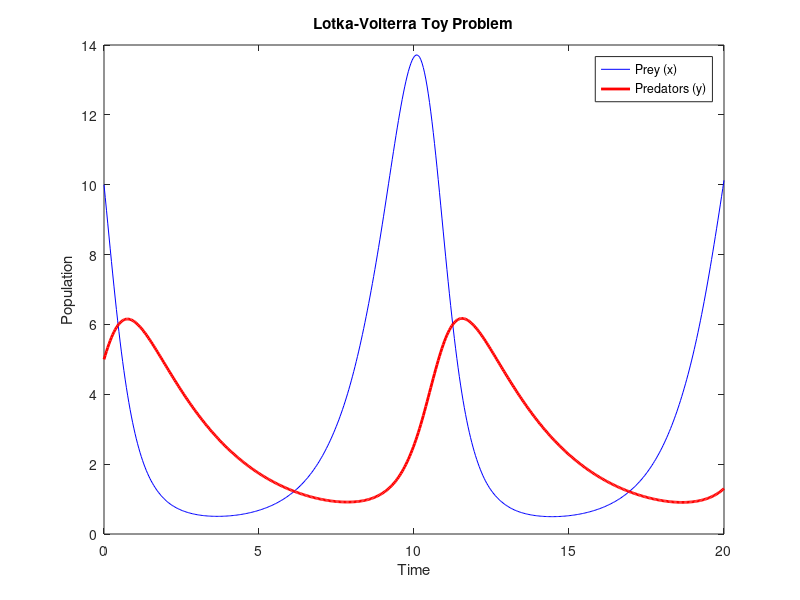

This figure's MATLAB source: (Note: this script raises an error after producing the figure.)
%% 2D nonlinear

%This file was taken and modified from C:\Users\chorc\GP_and_SINDy\EnsembleSINDy\SINDY\main_runLotkaVolterra.m

clear all
close all
clc

% x is prey and y is pred
% x' = ax - bxy
% y' = dxy - gy

% Parameters
a = 1.1; b = 0.4;
d = 0.1; g = 0.4;
params = [a, b, d, g];

% Time span and initial conditions [Prey, Predators]
tspan = linspace(0, 20, 500);
y0 = [10, 5]; 

% Solve the system
[t, sol] = ode45(@(t, y) [params(1)*y(1) - params(2)*y(1)*y(2); ...
                          params(3)*y(1)*y(2) - params(4)*y(2)], tspan, y0);

% Plot the "Analytical Truth"
plot(t, sol(:,1), 'b', t, sol(:,2), 'r', 'LineWidth', 2);
legend('Prey (x)', 'Predators (y)');
xlabel('Time'); ylabel('Population');
title('Lotka-Volterra Toy Problem');



%% Creating sample for Ensemble SINDy
% --- 1. Generate Clean Data ---
t_sampled = linspace(0, 20, 21); % 21 points to get dt=1
y0 = [10, 5]; 
[~, sol_clean] = ode45(@(t, y) [params(1)*y(1) - params(2)*y(1)*y(2); ...
                                  params(3)*y(1)*y(2) - params(4)*y(2)], t_sampled, y0);

% --- 2. Add Gaussian Noise (5%) ---
noise_level = 0.05;
xobs_noisy = sol_clean + noise_level * std(sol_clean) .* randn(size(sol_clean));

% --- 3. Construct the "pop_toy" Matrix ---
% Row 1: Time
% Row 2: Predator (to match lhpop row 2)
% Row 3: Prey (to match lhpop row 3)
pop_toy = [t_sampled; xobs_noisy(:,2)'; xobs_noisy(:,1)'];


tspan = pop_toy(1,:) - pop_toy(1,1);
% Normalize the data (Prey is col 1, Predator is col 2)
%xobs = pop_toy([3 2],:)' ./ std(pop_toy([3 2],:)');
xobs = pop_toy([3 2],:)';

% Adding SMOOTHING: Crucial for degree-3 library with 21 points
%xobs(:,1) = smoothdata(xobs(:,1), 'gaussian', 3); 
%xobs(:,2) = smoothdata(xobs(:,2), 'gaussian', 3);

% true system parameter estimation given params above
true_nz_weights = zeros(10,2);
true_nz_weights(2,1) = a;
true_nz_weights(4,1) = -b;
true_nz_weights(3,2) = -g;
true_nz_weights(4,2) = d;



% common parameters
n = 2;
polys = 0:3; % if changed, also change sparseGalerkin.m function, as it is 
% optimised for polys = 0:3
gamma = 0; 
%For L2 regularization (=0 means the algorithm is performing "Pure" Sparse 
% Regression (like Lasso or Sequential Thresholding) without adding a 
% "Ridge" penalty to the size of the coefficients.)
%Could change gamma to 1e-4 or 1e-3 if results are unstable (uncertainty
%cloud is huge or coeffs change wildly with small changes in data. This
%will 'stiffen' regression and make it more robust against noise.
common_params = {polys,[]};

tol_ode = 1e-10;         % set tolerance (abs and rel) of ode45
options = odeset('RelTol',tol_ode,'AbsTol',tol_ode*ones(1,n));

Theta = build_theta(xobs,common_params);


% Plot the "Analytical Truth"
plot(tspan, xobs(:,1), 'b', tspan, xobs(:,2), 'r', 'LineWidth', 2);
legend('Prey (x)', 'Predators (y)');
xlabel('Time'); ylabel('Population');
title('Lotka-Volterra Toy Problem');




%% calculate derivatives
%will change this to Gaussian der 

dt_toy = tspan(2) - tspan(1);
dxobs = zeros(size(xobs));

% Fourth order centered difference with third order forward/backward difference at endpoints.
dxobs(1,:) = (-11/6*xobs(1,:) + 3*xobs(2,:) - 3/2*xobs(3,:) + xobs(4,:)/3) / dt_toy;
dxobs(2,:) = (-11/6*xobs(2,:) + 3*xobs(3,:) - 3/2*xobs(4,:) + xobs(5,:)/3) / dt_toy;
dxobs(3:19,:) = (-1/12*xobs(5:end,:) + 2/3*xobs(4:end-1,:) - 2/3*xobs(2:end-3,:) + 1/12*xobs(1:end-4,:)) / dt_toy;
dxobs(20,:) = (11/6*xobs(end-1,:) - 3*xobs(end-2,:) + 3/2*xobs(end-3,:) - xobs(end-4,:)/3) / dt_toy;
dxobs(21,:) = (11/6*xobs(end,:) - 3*xobs(end-1,:) + 3/2*xobs(end-2,:) - xobs(end-3,:)/3) / dt_toy;


nEnsemble2 = 150;
ensT = 0.65;
nEnsemble1P = 0.85;
ensembleT = 0.8;
nEnsemblesDD = 1000; % larger ensemble for refined UQ if using plotUQtimeseriesELVbootstrap
lambda = 0.19;



%% Bagging SINDy library
% randomly sample library terms without replacement and throw away terms
% with low inclusion probability
nEnsemble1 = round(nEnsemble1P*size(Theta,2));
mOutBS = zeros(nEnsemble1,n,nEnsemble2);
libOutBS = zeros(nEnsemble1,nEnsemble2);
for iii = 1:nEnsemble2
    rs = RandStream('mlfg6331_64','Seed',iii); 
    libOutBS(:,iii) = datasample(rs,1:size(Theta,2),nEnsemble1,'Replace',false)';
    mOutBS(:,:,iii) = sparsifyDynamics(Theta(:,libOutBS(:,iii)),dxobs,lambda,n,gamma);
end

inclProbBS = zeros(size(Theta,2),n);
for iii = 1:nEnsemble2
    for jjj = 1:n
        for kkk = 1:nEnsemble1
            if mOutBS(kkk,jjj,iii) ~= 0
                inclProbBS(libOutBS(kkk,iii),jjj) = inclProbBS(libOutBS(kkk,iii),jjj) + 1;
            end
        end
    end
end
inclProbBS = inclProbBS/nEnsemble2*size(Theta,2)/nEnsemble1;

XiD = zeros(size(Theta,2),n);
for iii = 1:n
    libEntry = inclProbBS(:,iii)>ensT;
    XiBias = sparsifyDynamics(Theta(:,libEntry),dxobs(:,iii),lambda,1,gamma);
    XiD(libEntry,iii) = XiBias;
end


%% Double bagging SINDy 
% randomly sample library terms without replacement and throw away terms with low inclusion probability
% then, on smaller library, do bagging

XiDB = zeros(size(Theta,2),n);
inclProbDB = zeros(size(Theta,2),n);
XiDBs = zeros(size(Theta,2),n);
XiDBeOut = zeros(size(Theta,2),n,nEnsemblesDD);
XiDBeOut2 = zeros(size(Theta,2),n,nEnsemblesDD);

OOSsmallOut = zeros(nEnsemblesDD,n);

for iii = 1:n
    libEntry = inclProbBS(:,iii)>ensT;
    bootstatDD = bootstrp(nEnsemblesDD,@(Theta,dx)sparsifyDynamics(Theta,dx,lambda,1,gamma),Theta(:,libEntry),dxobs(:,iii)); 

    XiDBe = [];
    XiDBnz = [];
    for iE = 1:nEnsemblesDD
        XiDBe(:,iE) = reshape(bootstatDD(iE,:),size(Theta(:,libEntry),2),1);
        XiDBnz(:,iE) = XiDBe(:,iE)~=0;
        
        XiDBeOut(libEntry,iii,iE) = XiDBe(:,iE);
    end

    % Thresholded bootstrap aggregating (bagging, from bootstrap aggregating)
    XiDBnzM = mean(XiDBnz,2); % mean of non-zero values in ensemble
    inclProbDB(libEntry,iii) = XiDBnzM;
    XiDBnzM(XiDBnzM<ensembleT) = 0; % threshold: set all parameters that have an inclusion probability below threshold to zero

    XiDBmean = mean(XiDBe,2);

    XiDBmean(XiDBnzM==0)=0; 

    XiDB(libEntry,iii) = XiDBmean;
    
    XiDBstd = std(XiDBe')';
    XiDBstd(XiDBnzM==0)=0; 
    XiDBs(libEntry,iii) = XiDBstd;

    for iE = 1:nEnsemblesDD
        XiDBeOutInter = XiDBe(:,iE);
        XiDBeOutInter(XiDBnzM==0)=0; 
        XiDBeOut2(libEntry,iii,iE) = XiDBeOutInter;
    end
end


%% plot UQ time series: ensemble forecast
% draw not from each coefficient probability, but draw 5 different models from the ensemble and average
% we can compare this to the posterior predictive distribution (PPD) from Hirsh 2021.
nUQ = size(XiDBeOut,3);
nE = 5; % number of ensembles for forecast
pct = 95; % plot prctile 
plotUQ_LV_timseries_toy(XiDB, XiDBeOut2, XiDBs, xobs(1,:), tspan, polys, nUQ, pct, nE, tspan, xobs, options, pop_toy);

%% plot uncertainty in coefficients
lib = {'1 ';'u ';'v ';'uv';'vv';'uu'};
XiDBeOutFigure = XiDBeOut(1:6,:,:);
plotUQ_LV_toy(XiDBeOutFigure,true_nz_weights,XiDB,lib)


%% inclusion probability
% multiply inclusion probability of library bagging with second
% inclusion probability of data bagging
inclProb1 = inclProbBS;
inclProb2a = inclProbDB;
inclProb2b = inclProbBS;
inclProb2b(inclProbDB~=0) = inclProb2b(inclProbDB~=0).*inclProbDB(inclProbDB~=0);



%% % Simple loop to print the discovered equations
fprintf('Discovered Prey Equation: dx/dt = \n');
for i = 1:size(XiDB,1)
    if XiDB(i,1) ~= 0
        fprintf(' + (%.4f)*%s', XiDB(i,1), lib{i});
    end
end
fprintf('\n');

fprintf('Discovered Predator Equation: dy/dt = \n');
for i = 1:size(XiDB,1)
    if XiDB(i,2) ~= 0
        fprintf(' + (%.4f)*%s', XiDB(i,2), lib{i});
    end
end
fprintf('\n');
